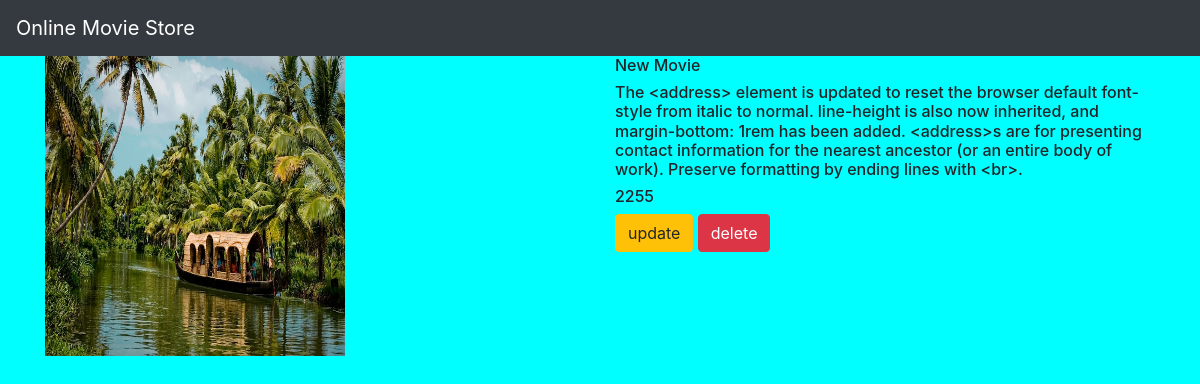
The app's page /movie/4/ with its own data.
### movieapp/models.py (models this page shows, shortened)
class Movie(models.Model):
    name=models.CharField(max_length=250)
    desc=models.TextField()
    year=models.IntegerField()
    img=models.ImageField(upload_to='gallery')

### movieapp/views.py (the view)
# urls.py: path('movie/<int:movie_id>/',views.detail,name='detail'),
def detail(request,movie_id):
    movie=Movie.objects.get(id=movie_id)
    return render(request,"detail.html",{'movie':movie})

### templates/detail.html
{% extends 'base.html' %}
{% block body %}
<div class="container">
    <div class="row">
        <div class="col-md-6">
            <img src="{{movie.img.url}}" width="300" height="300">
        </div>
<div class="col-md-6">
    <h6>{{movie.name}}<h6/>
    <h6>{{movie.desc}}<h6/>
    <h6>{{movie.year}}<h6/>
    <a class="btn btn-warning" href="{% url 'movieapp:update' movie.id %}">update</a>
    <a class="btn btn-danger" href="{% url 'movieapp:delete' movie.id %}">delete</a>
</div>
   </div>
</div>
{% endblock %}

### templates/base.html (shortened to what this page needs)
{% load static %}
<!DOCTYPE html>
<html lang="en">
<head>
    <link rel="stylesheet" href="https://cdn.jsdelivr.net/npm/bootstrap@4.0.0/dist/css/bootstrap.min.css">
    <link rel="stylesheet" href="{% static 'style.css' %}">
</head>
<body>
<nav class="navbar navbar-dark bg-dark">
  <a class="navbar-brand" href="#">
    Online Movie Store
  </a>
</nav>
{% block body %}
{% endblock %}
</body>
</html>

### static/style.css (style rules this page uses)
body { background-color:aqua; }

### records on screen
Movie: img (picture), name "New Movie", desc "The <address> element is updated to reset the browser default font-style from italic to normal. line-height is also now inherited, and margin-bottom: 1rem has been added. <address>s are for presenting contact information for the nearest ancestor (or an entire body of work). Preserve formatting by ending lines with <br>.", year "2255"
